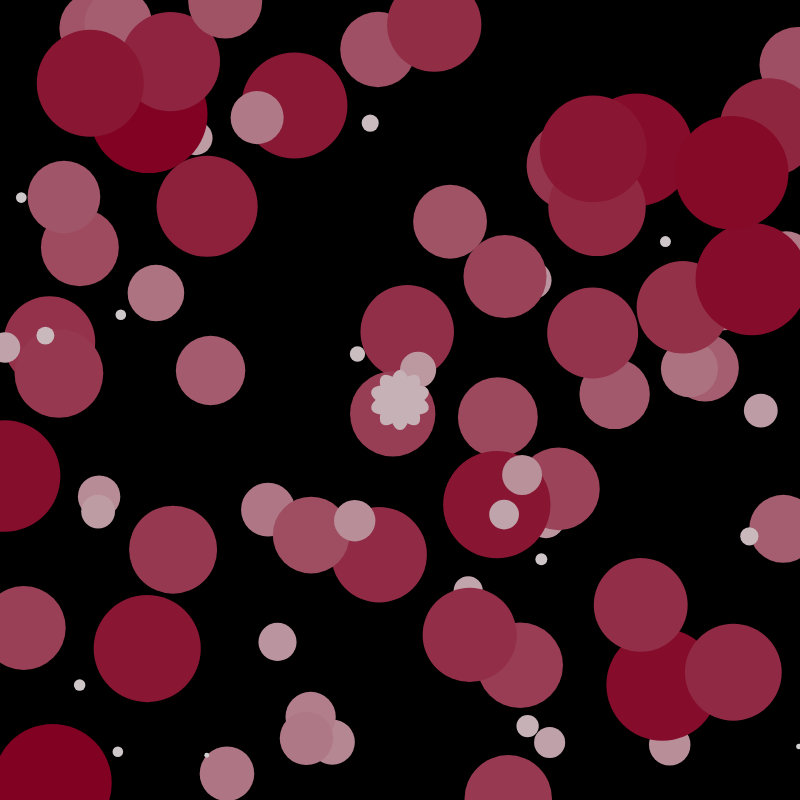
Frame 1 (no input)
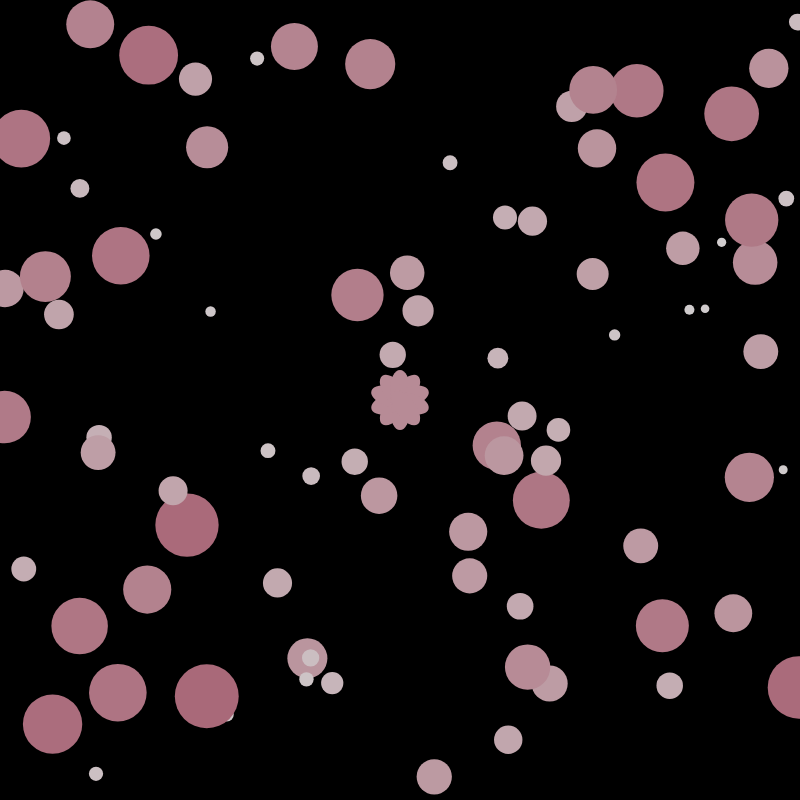
Frame 60 (no input)
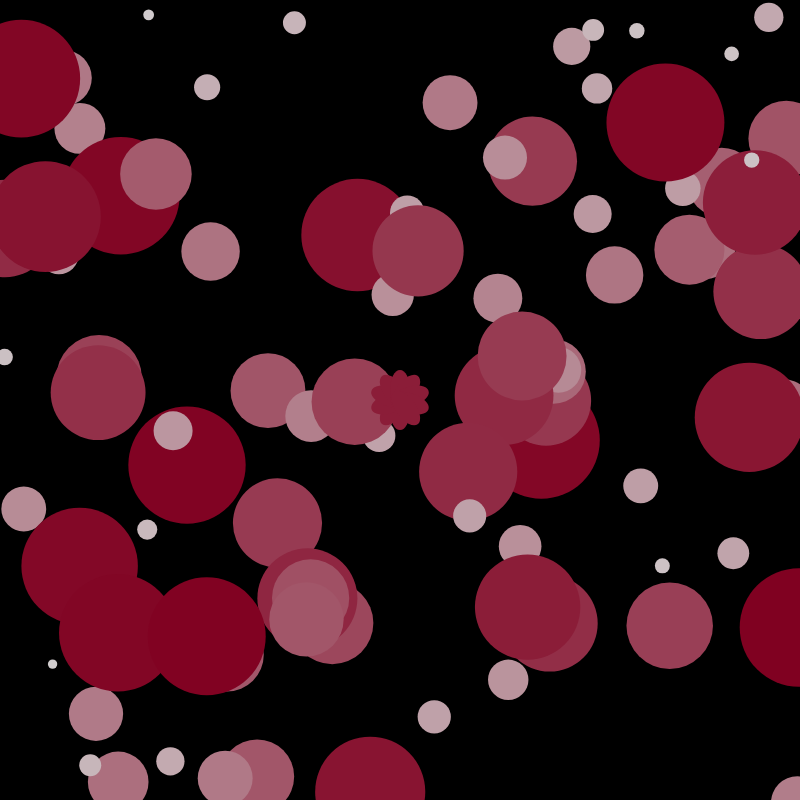
Frame 120 (the mouse pressed at the canvas centre since frame 60)

The p5.js sketch that drew these frames (run headless with seeded random() and noise() and a simulated clock; from frame 60 on, the mouse is pressed at the canvas centre):

// p5.js sketch
// ── sketch.js
const canvas ={
    width: 800,
    height: 800
}

const totalCircles = 90; 
const minDiameter = 5; 
const maxDiameter = 120;
const circles = []


//I wanted to add mousePressed to see it stop
let pause = false;
//Needed to be initialized before making the function  
function mousePressed (){
    if (pause ==false) {
        //pauses the loop 
        noLoop();
        pause = true;
    }else{
        loop();
        pause = false;
        //makes the the loop start again
    }
}

function setup(){
    createCanvas(canvas.width, canvas.height);

    for (let i = 0; i < totalCircles; i++) {
        const circleSettings = {
            x: random (1, canvas.width),
            y: random (1, canvas.height),
            diameter: random (minDiameter, maxDiameter)
        }
        const myCircle = new Circle(circleSettings.x, circleSettings.y, circleSettings.diameter); 
        circles.push(myCircle);
    }
}

function draw(){
    //noLoop();
    noStroke();
    background (0);

    for (let i = 0; i < circles.length; i++){
        circles[i].update();
        circles[i].draw();
    }
    
    translate(400,400)
    for (let j = 0; j < 10; j ++) {
        ellipse(0, 10, 20, 40);
        rotate(PI/5);
      }
    
}
// ── circle.js
class Circle {
    constructor (x,y,diameter) {
        this.x = x;
        this.y = y; 
        this.diameter = diameter; 
        this.isRising = true;
        this.color = null;
        this.colorFrom = color (211,211,211);
        this.colorTo  = color (128,0,32);
        this.lerpAmount = 0;
    }

    draw () {
        fill(this.color)
        circle(this.x, this.y, this.diameter);
    }

    update() {
        // initial value, min, max, outputMin, outputMax
        this.lerpAmount = map(this.diameter, minDiameter, maxDiameter, 0, 1)

        this.color = lerpColor(this.colorFrom, this.colorTo, this.lerpAmount)
        if (this.isRising) {
            this.y -=1;
        } else {
            this.y *=1.15; 
        }
        if (this.y <= (this.diameter / 2)) {
            this.isRising = false;
        }
        if (this.y >= (canvas.height - this.diameter / 2)){
            this.isRising = true;
        }
         // if the circle state is growing, increase the diameter
         if (this.isGrowing) {
            this.diameter += 1;
        } else {
            // otherwise, decrease the diameter
            this.diameter -= 1;
        }
        // if the diameter is greater than the max diameter, stop growing
        if (this.diameter > maxDiameter) {
            this.isGrowing = false;
        } 
        // if the diameter is less than the min diameter, start growing
        if (this.diameter < minDiameter) {
            this.isGrowing = true;
        }
    
    }
}
